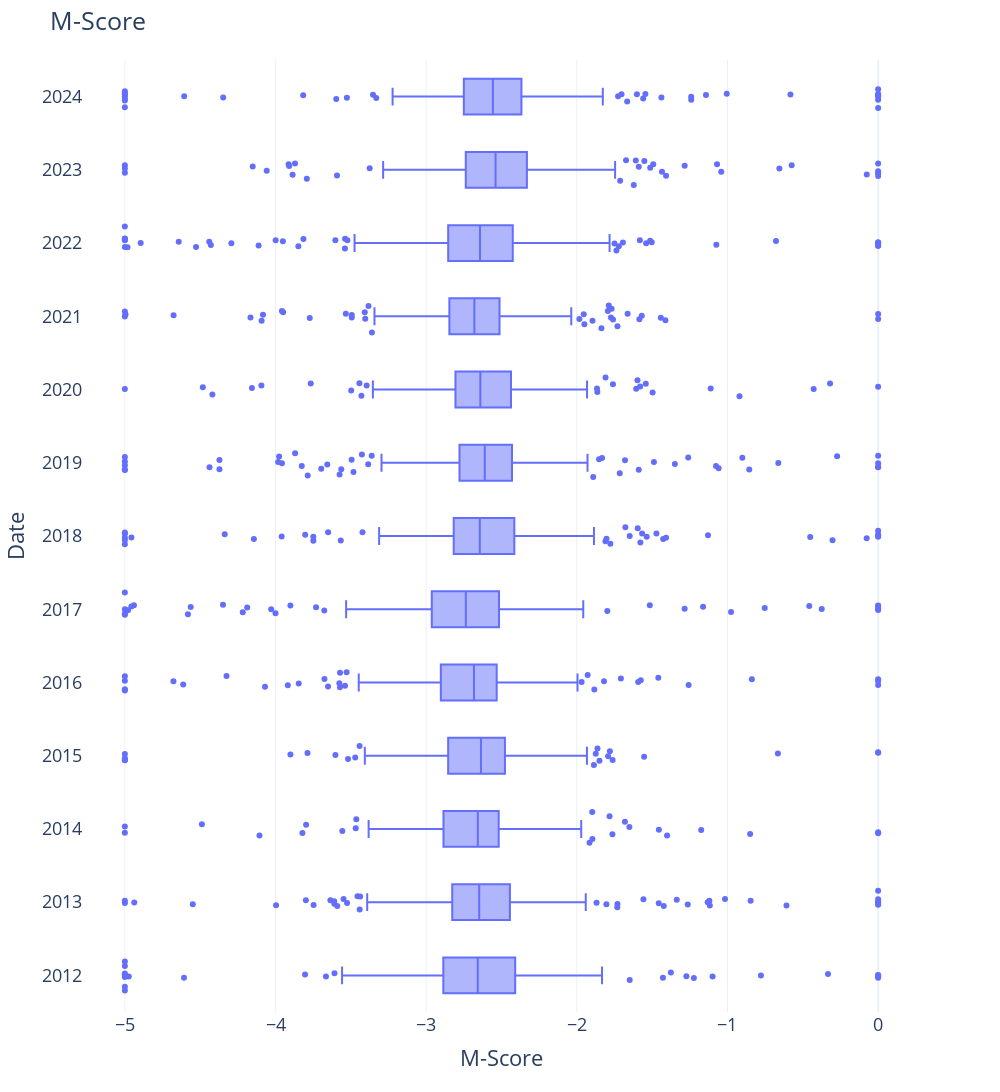
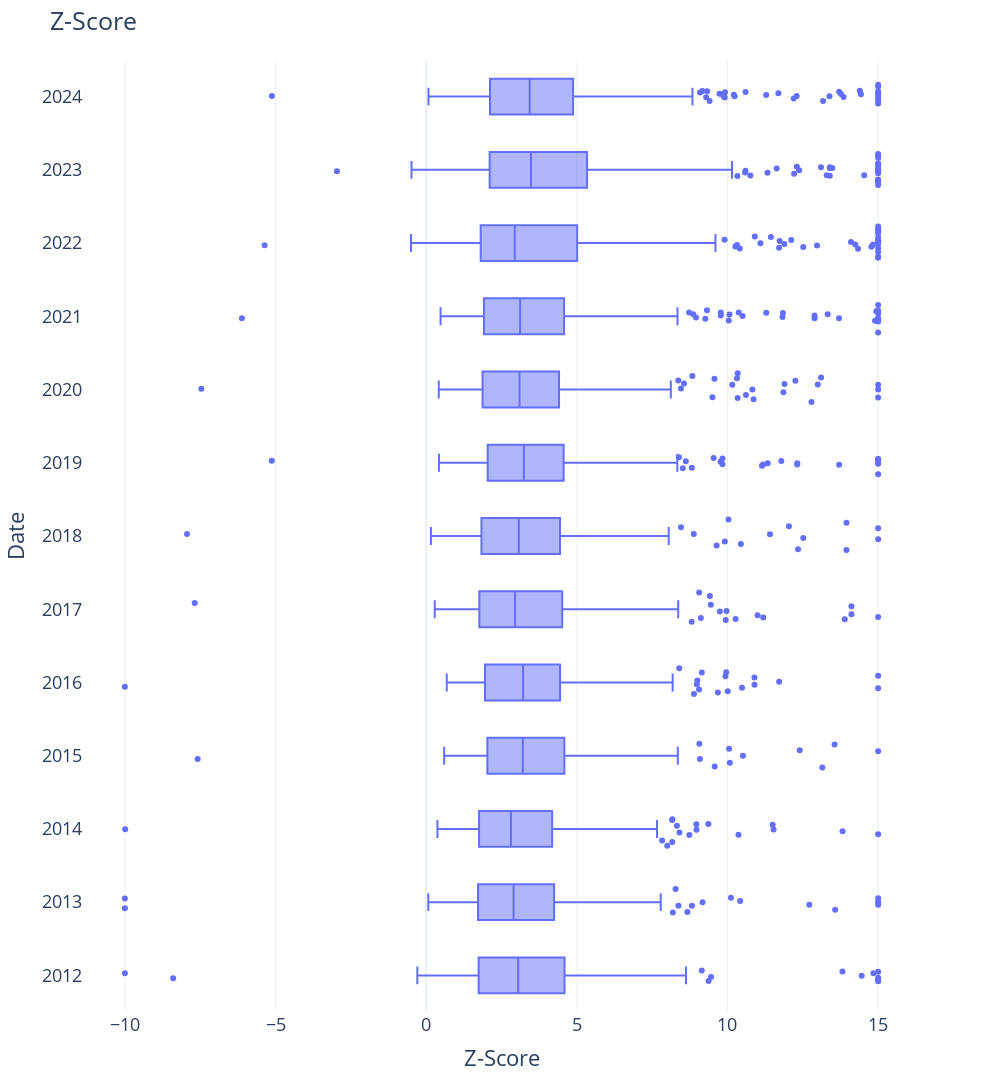

Notebook code cell kept with these figures, in order:
### Markdown cell above
For the z-score the results are more varied, especially for the IT sector which has the most positive outliers. In addition, the median value of the z-score is more distributed across the sectors, particularly the utilities, the communication services and the real estate sectors exhibit a lower value, although in the original paper (Altman 1968), Altman justified lower values for the real state and the manufacturing sectors.

Now we are going to plot the m-score and the z-score across the dates to get an idea of the historical change.

### Code cell
plot_score(m_score = True, sectors = False, title = "M-Score across years")
plot_score(m_score = False, sectors = False, title = "Z-Score across years")

### Figure 1 — Plotly figure (JSON) as saved in the notebook; plotly's stock layout.template omitted (floating-point values rounded to 4 significant figures; data arrays with more than 128 entries replaced by an {"elided": "..."} marker saying what was removed)
{"data": [{"alignmentgroup": "True", "hovertemplate": "x=%{x}<br>y=%{y}<extra></extra>", "jitter": 1, "legendgroup": "", "marker": {"color": "#636efa"}, "name": "", "notched": false, "offsetgroup": "", "orientation": "h", "showlegend": false, "type": "box", "x": {"elided": "3466 float values"}, "x0": " ", "xaxis": "x", "y": {"elided": "3466 str values"}, "y0": " ", "yaxis": "y"}], "layout": {"boxmode": "group", "font": {"size": 18}, "height": 1500, "legend": {"title": {"text": "Date"}, "tracegroupgap": 0, "traceorder": "reversed"}, "margin": {"t": 60}, "title": {"text": "M-Score"}, "width": 1000, "xaxis": {"anchor": "y", "domain": [0, 1], "title": {"text": "M-Score"}}, "yaxis": {"anchor": "x", "domain": [0, 1], "title": {"text": "Date"}}}}

### Figure 2 — Plotly figure (JSON) as saved in the notebook; plotly's stock layout.template omitted (floating-point values rounded to 4 significant figures; data arrays with more than 128 entries replaced by an {"elided": "..."} marker saying what was removed)
{"data": [{"alignmentgroup": "True", "hovertemplate": "x=%{x}<br>y=%{y}<extra></extra>", "jitter": 1, "legendgroup": "", "marker": {"color": "#636efa"}, "name": "", "notched": false, "offsetgroup": "", "orientation": "h", "showlegend": false, "type": "box", "x": {"elided": "3466 float values"}, "x0": " ", "xaxis": "x", "y": {"elided": "3466 str values"}, "y0": " ", "yaxis": "y"}], "layout": {"boxmode": "group", "font": {"size": 18}, "height": 1500, "legend": {"title": {"text": "Date"}, "tracegroupgap": 0, "traceorder": "reversed"}, "margin": {"t": 60}, "title": {"text": "Z-Score"}, "width": 1000, "xaxis": {"anchor": "y", "domain": [0, 1], "title": {"text": "Z-Score"}}, "yaxis": {"anchor": "x", "domain": [0, 1], "title": {"text": "Date"}}}}
